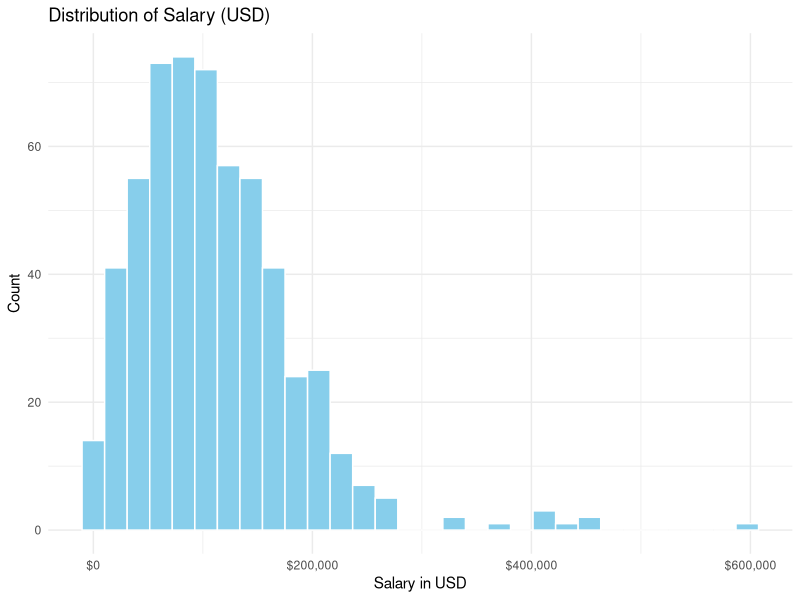
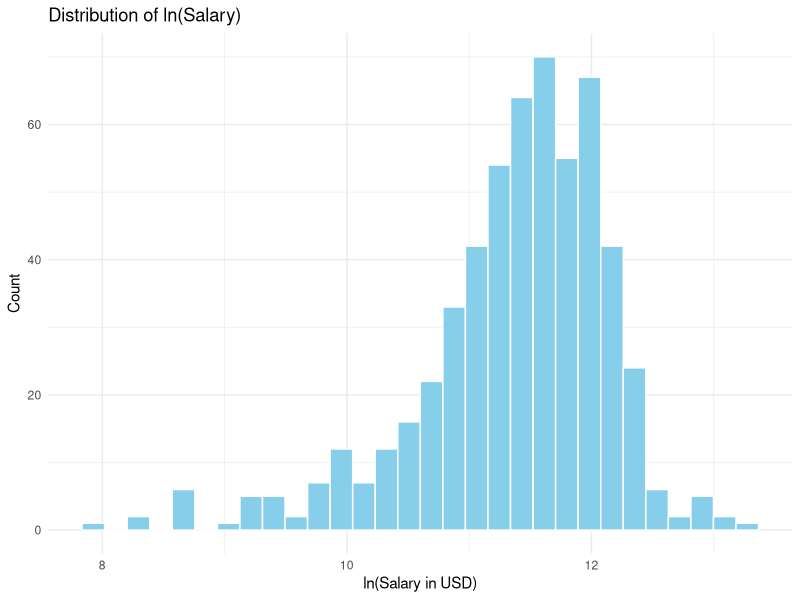
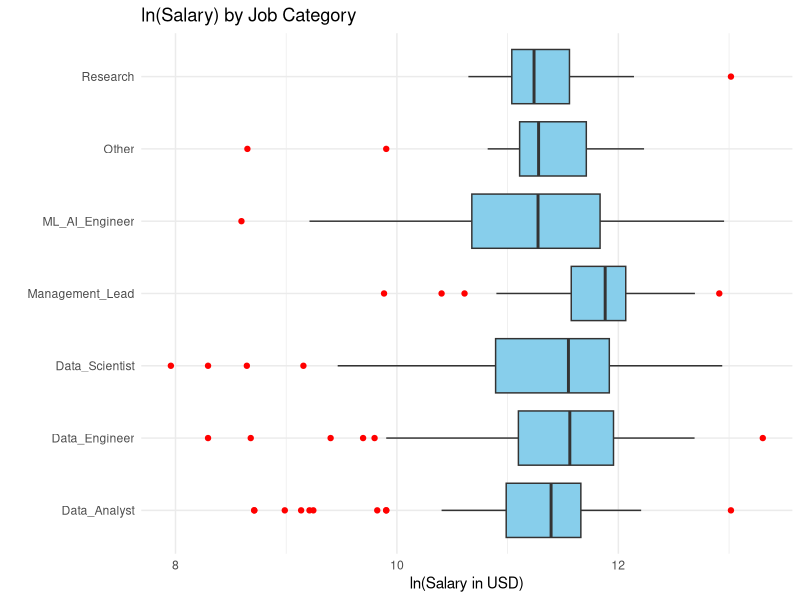
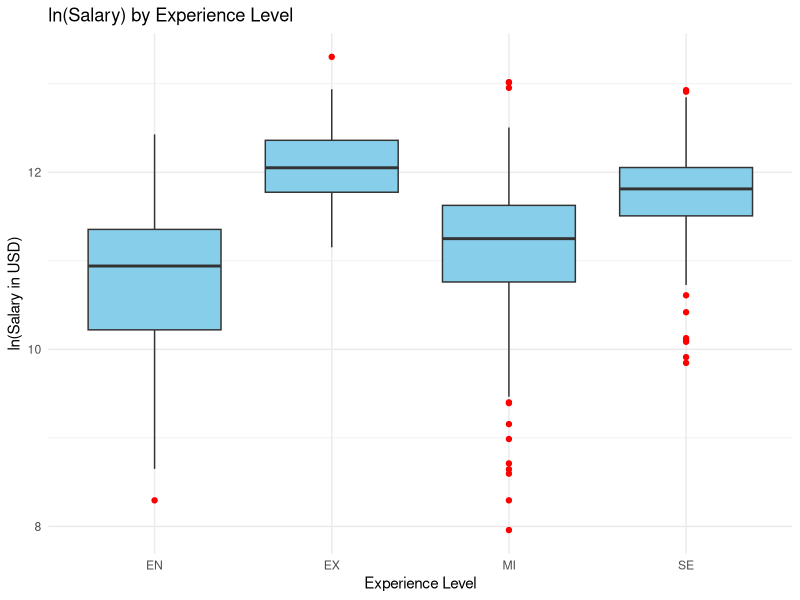
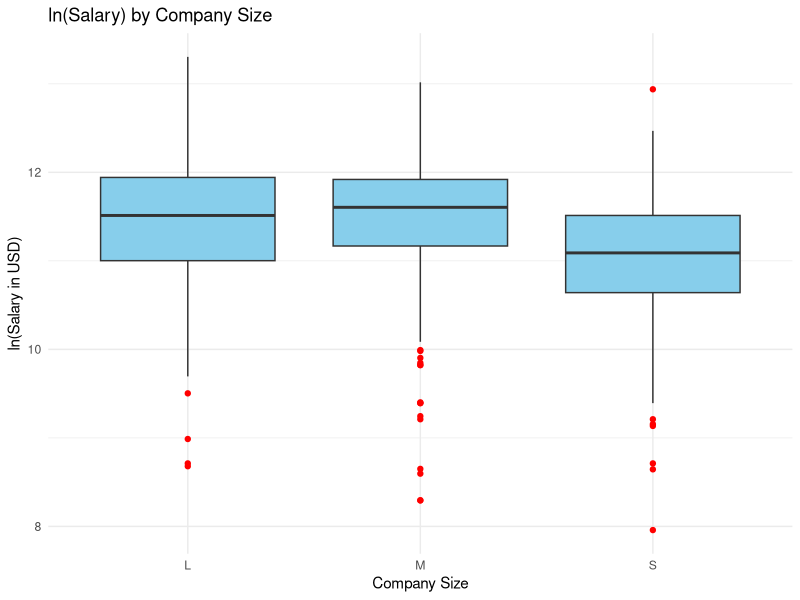
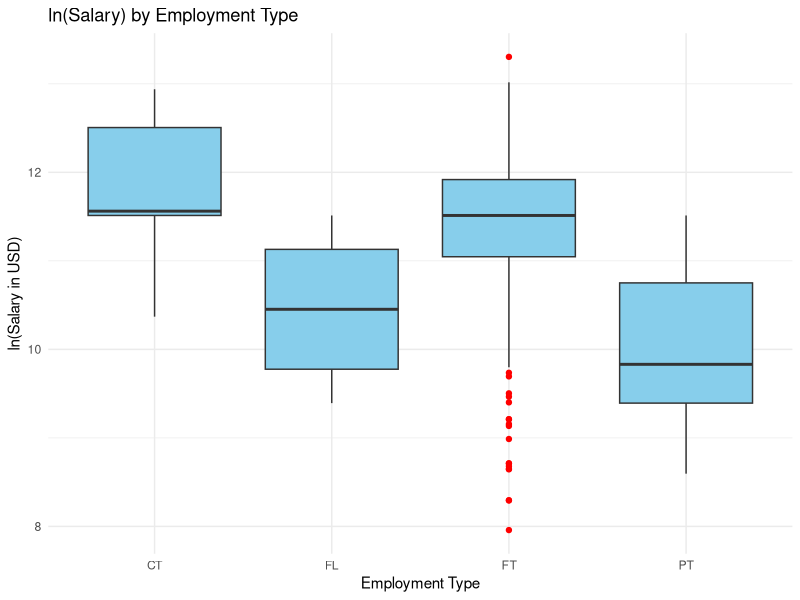
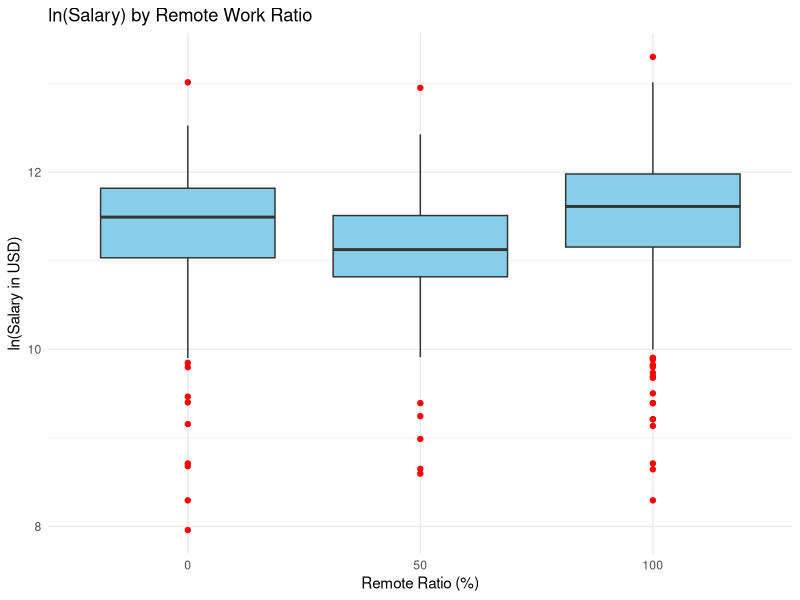
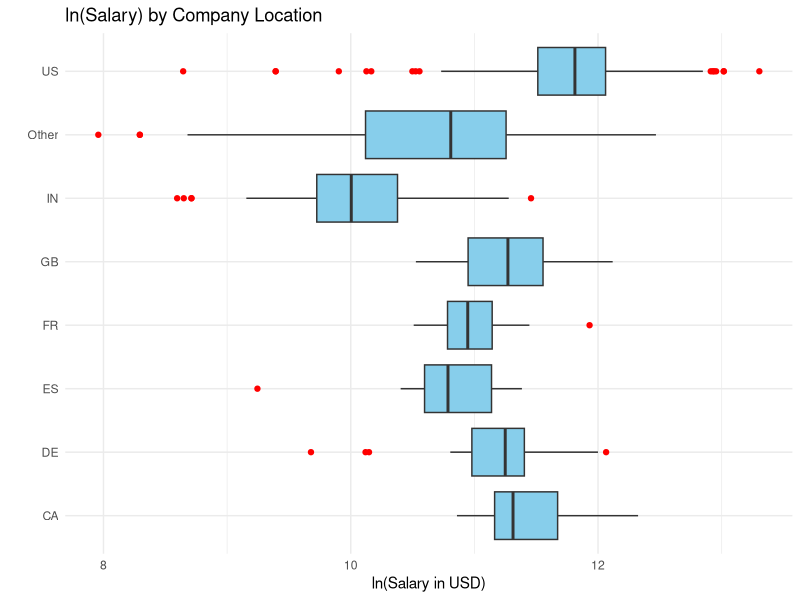

Write R code to recreate these figures, in order.
## ---- chunk 1
knitr::opts_knit$set(root.dir = "../")
knitr::opts_chunk$set(echo = TRUE)
## ---- chunk 2
library(tidyverse)
data <- read.csv("dataset/ds_salaries_clean.csv")
## ---- chunk 3
summary(data$salary_in_usd)
## ---- chunk 4
data %>%
  group_by(job_category) %>%
  summarise(n = n(),
            mean_salary = mean(salary_in_usd),
            median_salary = median(salary_in_usd),
            sd_salary = sd(salary_in_usd),
            .groups = "drop") %>%
  arrange(desc(mean_salary))
## ---- chunk 5
ggplot(data, aes(x = salary_in_usd)) +
  geom_histogram(fill = "skyblue", color = "white", bins = 30) +
  scale_x_continuous(labels = scales::dollar) +
  theme_minimal() +
  labs(title = "Distribution of Salary (USD)", x =
         "Salary in USD", y = "Count")

ggplot(data, aes(x = log_salary)) +
  geom_histogram(fill = "skyblue", color = "white", bins = 30) +
  theme_minimal() +
  labs(title = "Distribution of ln(Salary)", x =
         "ln(Salary in USD)", y = "Count")
## ---- chunk 6
ggplot(data, aes(x = job_category, y = log_salary)) +
  geom_boxplot(fill = "skyblue", outlier.color = "red") +
  coord_flip() +
  theme_minimal() +
  labs(title = "ln(Salary) by Job Category", x = "", y = "ln(Salary in USD)")
## ---- chunk 7
ggplot(data, aes(x = experience_level, y = log_salary)) +
  geom_boxplot(fill = "skyblue", outlier.color = "red") +
  theme_minimal() +
  labs(title = "ln(Salary) by Experience Level", x =
         "Experience Level", y = "ln(Salary in USD)")
## ---- chunk 8
ggplot(data, aes(x = company_size, y = log_salary)) +
  geom_boxplot(fill = "skyblue", outlier.color = "red") +
  theme_minimal() +
  labs(title = "ln(Salary) by Company Size", x =
         "Company Size", y = "ln(Salary in USD)")
## ---- chunk 9
ggplot(data, aes(x = employment_type, y = log_salary)) +
  geom_boxplot(fill = "skyblue", outlier.color = "red") +
  theme_minimal() +
  labs(title = "ln(Salary) by Employment Type", x =
          "Employment Type", y = "ln(Salary in USD)")
## ---- chunk 10
ggplot(data, aes(x = factor(remote_ratio), y = log_salary)) +
  geom_boxplot(fill = "skyblue", outlier.color = "red") +
  theme_minimal() +
  labs(title = "ln(Salary) by Remote Work Ratio", x =
         "Remote Ratio (%)", y = "ln(Salary in USD)")
## ---- chunk 11
ggplot(data, aes(x = location_group, y = log_salary)) +
  geom_boxplot(fill = "skyblue", outlier.color = "red") +
  coord_flip() +
  theme_minimal() +
  labs(title = "ln(Salary) by Company Location", x =
          "", y = "ln(Salary in USD)")
## ---- chunk 12
ggplot(data, aes(x = factor(work_year), y = log_salary)) +
  geom_boxplot(fill = "skyblue", outlier.color = "red") +
  theme_minimal() +
  labs(title = "ln(Salary) by Work Year", x =
         "Work Year", y = "ln(Salary in USD)")
## ---- chunk 13
ggplot(data, aes(x = job_category)) +
  geom_bar(fill = "skyblue") +
  coord_flip() +
  theme_minimal() +
  labs(title = "Number of Jobs per Category", x =
         "", y = "Count")
